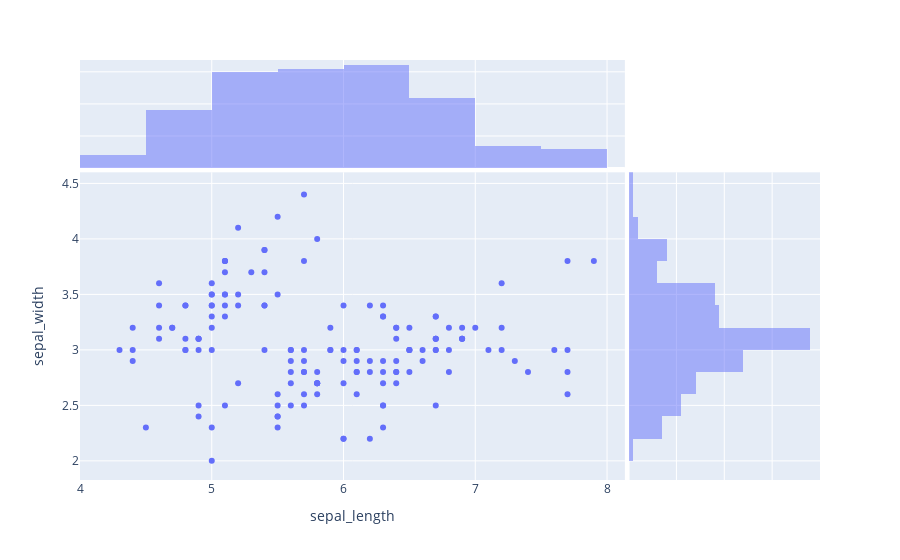

Notebook source saved alongside this figure:
### Markdown cell above
#### Other parameters that can be used with scatter plots are :
1. symbol
1. marker_size is a parameter that can be used with `update_traces()` function as `fig.update_traces(marker_size=10)`

### Marginal Distribution Plot

### Code cell
px.scatter(df , x='sepal_length' , y='sepal_width' ,
           marginal_x='histogram' , marginal_y='histogram')

### Figure 1 — Plotly figure (JSON) as saved in the notebook; plotly's stock layout.template omitted (floating-point values rounded to 4 significant figures; data arrays with more than 128 entries replaced by an {"elided": "..."} marker saying what was removed)
{"data": [{"hovertemplate": "sepal_length=%{x}<br>sepal_width=%{y}<extra></extra>", "legendgroup": "", "marker": {"color": "#636efa", "symbol": "circle"}, "mode": "markers", "name": "", "orientation": "v", "showlegend": false, "type": "scatter", "x": {"elided": "150 float values"}, "xaxis": "x", "y": {"elided": "150 float values"}, "yaxis": "y"}, {"alignmentgroup": "True", "bingroup": "x", "hovertemplate": "sepal_length=%{x}<br>count=%{y}<extra></extra>", "legendgroup": "", "marker": {"color": "#636efa"}, "name": "", "offsetgroup": "", "opacity": 0.5, "showlegend": false, "type": "histogram", "x": {"elided": "150 float values"}, "xaxis": "x3", "yaxis": "y3"}, {"alignmentgroup": "True", "bingroup": "y", "hovertemplate": "sepal_width=%{y}<br>count=%{x}<extra></extra>", "legendgroup": "", "marker": {"color": "#636efa"}, "name": "", "offsetgroup": "", "opacity": 0.5, "showlegend": false, "type": "histogram", "xaxis": "x2", "y": {"elided": "150 float values"}, "yaxis": "y2"}], "layout": {"barmode": "overlay", "legend": {"tracegroupgap": 0}, "margin": {"t": 60}, "xaxis": {"anchor": "y", "domain": [0.0, 0.7363], "title": {"text": "sepal_length"}}, "xaxis2": {"anchor": "y2", "domain": [0.7413, 1.0], "matches": "x2", "showgrid": true, "showline": false, "showticklabels": false, "ticks": ""}, "xaxis3": {"anchor": "y3", "domain": [0.0, 0.7363], "matches": "x", "showgrid": true, "showticklabels": false}, "xaxis4": {"anchor": "y4", "domain": [0.7413, 1.0], "matches": "x2", "showgrid": true, "showline": false, "showticklabels": false, "ticks": ""}, "yaxis": {"anchor": "x", "domain": [0.0, 0.7326], "title": {"text": "sepal_width"}}, "yaxis2": {"anchor": "x2", "domain": [0.0, 0.7326], "matches": "y", "showgrid": true, "showticklabels": false}, "yaxis3": {"anchor": "x3", "domain": [0.7426, 1.0], "matches": "y3", "showgrid": true, "showline": false, "showticklabels": false, "ticks": ""}, "yaxis4": {"anchor": "x4", "domain": [0.7426, 1.0], "matches": "y3", "showgrid": true, "showline": false, "showticklabels": false, "ticks": ""}}}
